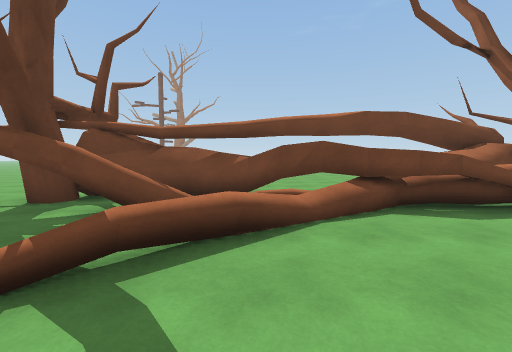
View 1 (above)

12 first-person views from a walk through a scene from a Unity 3-D project. The camera is 1.4 m above the floor, tilts 4° down and sees 90° across. The floor is counted in squares, 2 m on a side. Each view is taken from the middle of a square. On the plan, view 1 faces up. The plan holds only what a view shows up to about 9 squares ahead; the rest is blank. The place goes on beyond the plan. The player is left out.

View 2
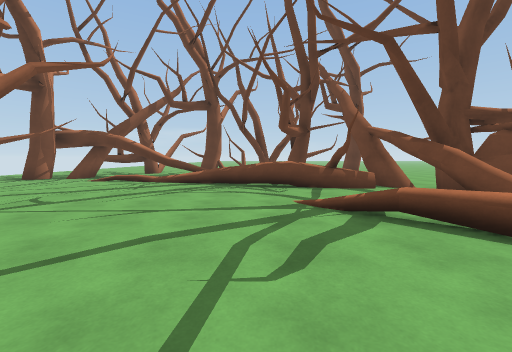

View 3
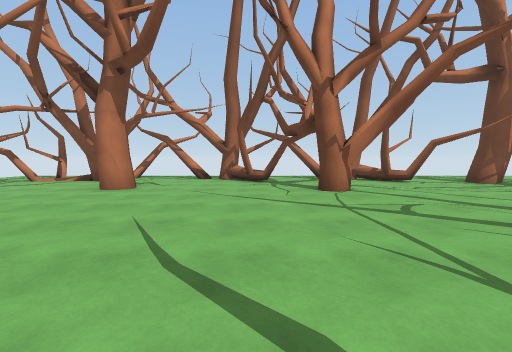

View 4
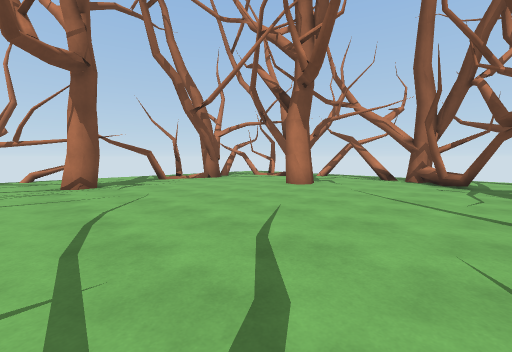

View 5
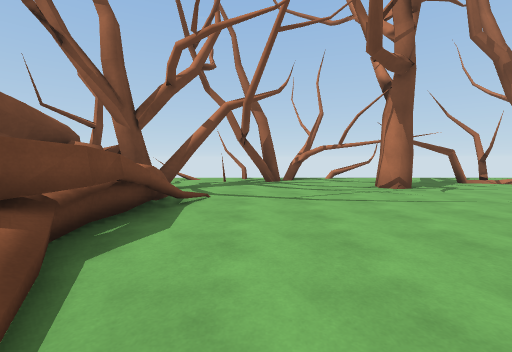

View 6
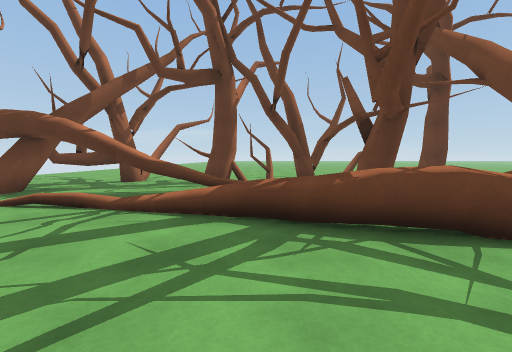

View 7
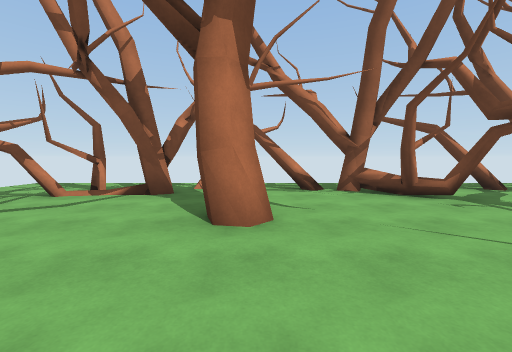

View 8
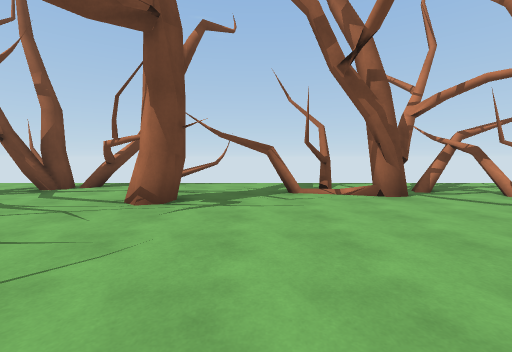

View 9
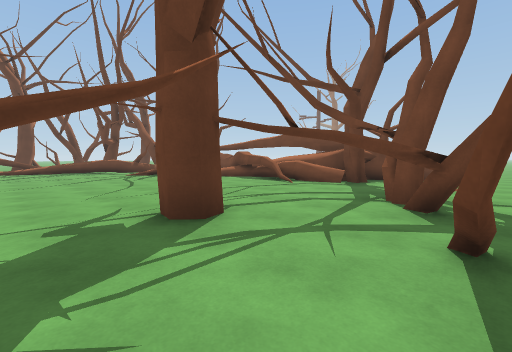

View 10
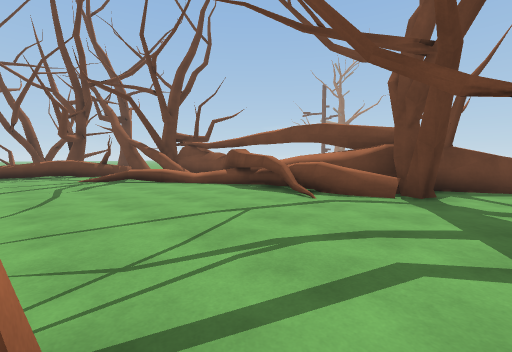

View 11
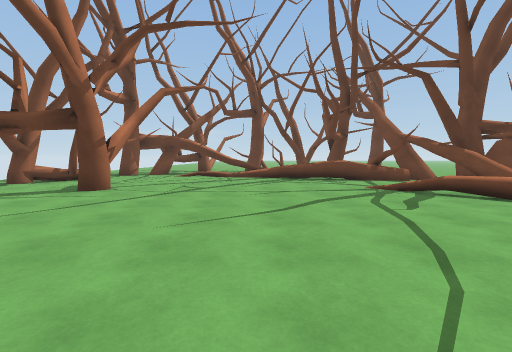

View 12
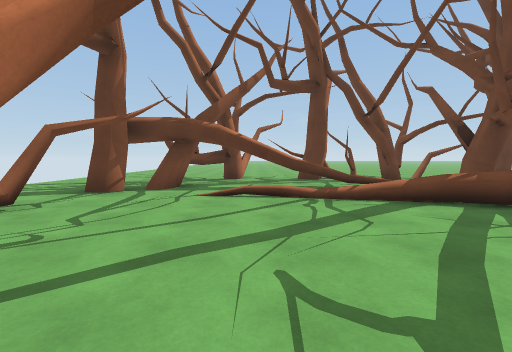

### Floor plan
Key: @ floor where view 1 was taken; # wall or solid block; x gap in a wall; . floor; / step, stairs or slope; = window, fence, low wall or low ledge; ^ raised ledge; O other object.
Columns run from 11 left of view 1 to 9 right of it. Each row starts with its distance up from view 1.
  9             ...
  8             ...
  7     ..     ...
  6     ...    ...   ##
  5  O   ...####  .###.
  4  O    ..#OO###OOO#..
  3       OOOO==/.......
  2  #  #OOOO.=/......###
  1  #  x .^.//........##
  0  ##   ^=...@.......##
 -1  ##./ ^..........#..x
 -2  OO.= #.............#
 -3  ...x................
 -4 OO..#.............#..
 -5  O................/..
 -6 ..OOO....O....#.../..
 -7 ....#x............#..
 -8 .......=#..=#...##...
 -9   ....  ##..##.#.....
-10   ...     ..... .....

Positions as (right, up) in squares from view 1, and headings:
1: (0, 0), facing up
2: (2, 0), facing left
3: (0, 0), facing down
4: (-1, 0), facing down-right
5: (0, 2), facing right
6: (-2, -1), facing left
7: (3, -3), facing down
8: (2, -3), facing right
9: (9, -3), facing up-left
10: (7, -1), facing up-left
11: (4, -2), facing left
12: (-1, -4), facing left
